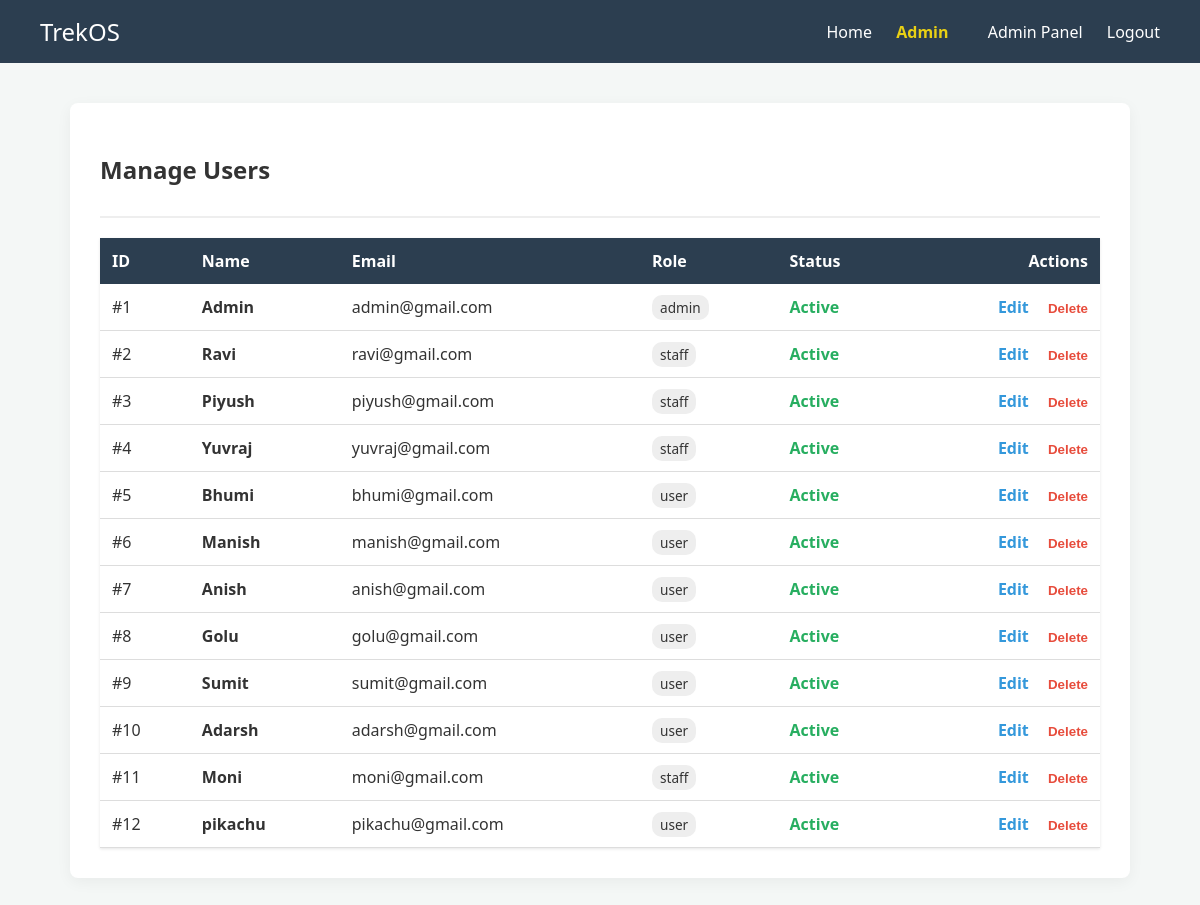
/admin/manage_users (signed in), run on the app's committed database.
### models/users.py (models this page shows)
class Users(db.Model):
    __tablename__ = 'users'
    id = db.Column(db.Integer, primary_key=True,autoincrement=True)
    name = db.Column(db.String(50), nullable=False)
    email = db.Column(db.String(50), unique=True, nullable=False)
    password = db.Column(db.String(250), nullable=False)
    role = db.Column(db.String(30), nullable=False, default='user')
    active = db.Column(db.Boolean, default=True)
    blacklisted = db.Column(db.Boolean, default=False)
    time_created = db.Column(db.DateTime, default=db.func.current_timestamp())
    staff_profile = db.relationship('Staff', backref='user', lazy=True, uselist=False)
    bookings = db.relationship('Booking', backref='user', lazy=True)
    assigned_treks = db.relationship('Trek', backref='assigned_staff', lazy=True, foreign_keys='Trek.assigned_staff_id')

### app.py (the view)
    def decorated_function(*args, **kwargs):
        if 'user_id' not in session:
            flash('Please log in to access this page.', 'error')
            return redirect(url_for('login'))
        return f(*args, **kwargs)

### app.py (called while the page is built)
def login_required(f):
    def decorated_function(*args, **kwargs):
        if 'user_id' not in session:
            flash('Please log in to access this page.', 'error')
            return redirect(url_for('login'))
        return f(*args, **kwargs)
    decorated_function.__name__ = f.__name__
    return decorated_function

@app.context_processor
def inject_user():
    current_user = None
    if 'user_id' in session:
        current_user = Users.query.get(session['user_id'])
    return dict(current_user=current_user)

@app.route('/admin/manage_users')
@login_required
def manage_users():
    if session.get('role') != 'admin': return redirect(url_for('index'))
    all_users = Users.query.all()
    return render_template('admin/manage_users.html', users=all_users, show_form=False)

### templates/admin/manage_users.html (shortened to what this page needs)
{% extends "base.html" %}
{% block content %}
{% if show_form %}
    <div style="max-width: 500px; margin: 0 auto;">
        <h2>Edit User: {{ user.name }}</h2>
        <a href="/admin/manage_users" style="color: #7f8c8d; text-decoration: none; margin-bottom: 20px; display: inline-block;">&larr; Back to Users</a>
        <form method="POST" action="/admin/manage_users/edit/{{ user.id }}">
            <div class="form-group">
                <label>Name</label>
                <input type="text" name="name" class="form-control" required value="{{ user.name }}">
            </div>
            <div class="form-group">
                <label>Email</label>
                <input type="email" name="email" class="form-control" required value="{{ user.email }}">
            </div>
            <div class="form-group">
                <label>Role</label>
                <select name="role" class="form-control">
                    <option value="user" {% if user.role == 'user' %}selected{% endif %}>User</option>
                    <option value="staff" {% if user.role == 'staff' %}selected{% endif %}>Staff</option>
                </select>
            </div>
            <div style="display: flex; gap: 20px; margin: 20px 0; padding: 15px; background: #f9f9f9; border-radius: 5px;">
                <label style="display: flex; align-items: center; gap: 10px; cursor: pointer;">
                    <input type="checkbox" name="active" {% if user.active %}checked{% endif %}> Account Active
                </label>
                <label style="display: flex; align-items: center; gap: 10px; cursor: pointer; color: #e74c3c;">
                    <input type="checkbox" name="blacklisted" {% if user.blacklisted %}checked{% endif %}> Blacklisted
                </label>
            </div>
            <button type="submit" class="btn btn-primary">Update User</button>
        </form>
    </div>
{% else %}
    <div style="display: flex; justify-content: space-between; align-items: center; border-bottom: 2px solid #eee; padding-bottom: 10px; margin-bottom: 20px;">
        <h2>Manage Users</h2>
    </div>
    <table style="width: 100%; border-collapse: collapse; background: white; box-shadow: 0 1px 3px rgba(0,0,0,0.1);">
        <tr style="background-color: #2c3e50; color: white; text-align: left;">
            <th style="padding: 12px;">ID</th>
            <th style="padding: 12px;">Name</th>
            <th style="padding: 12px;">Email</th>
            <th style="padding: 12px;">Role</th>
            <th style="padding: 12px;">Status</th>
            <th style="padding: 12px; text-align: right;">Actions</th>
        </tr>
        {% for user in users %}
        <tr style="border-bottom: 1px solid #ddd;">
            <td style="padding: 12px;">#{{ user.id }}</td>
            <td style="padding: 12px;"><strong>{{ user.name }}</strong></td>
            <td style="padding: 12px;">{{ user.email }}</td>
            <td style="padding: 12px;">
                <span style="background: #eee; padding: 3px 8px; border-radius: 10px; font-size: 0.85rem;">{{ user.role }}</span>
            </td>
            <td style="padding: 12px;">
                {% if user.blacklisted %}
                    <span style="color: #e74c3c; font-weight: bold;">Blacklisted</span>
                {% elif not user.active %}
                    <span style="color: #f39c12; font-weight: bold;">Inactive</span>
                {% else %}
                    <span style="color: #27ae60; font-weight: bold;">Active</span>
                {% endif %}
            </td>
            <td style="padding: 12px; text-align: right;">
                <a href="/admin/manage_users/edit/{{ user.id }}" style="color: #3498db; text-decoration: none; font-weight: bold; margin-right: 15px;">Edit</a>
                <form action="/admin/manage_users/delete/{{ user.id }}" method="POST" style="display: inline;" onsubmit="return confirm('Delete this user? This cannot be undone.');">
                    <button type="submit" style="background: none; border: none; color: #e74c3c; cursor: pointer; font-weight: bold; padding: 0;">Delete</button>
                </form>
            </td>
        </tr>
        {% endfor %}
    </table>
{% endif %}
{% endblock %}

### templates/base.html (shortened to what this page needs)
<!DOCTYPE html>
<html lang="en">
<head>
    <link rel="stylesheet" href="{{ url_for('static', filename='css/style.css') }}">
</head>
<body>
    <nav class="navbar">
        <a href="/" class="logo" style="margin:0;">TrekOS</a>
        <div>
            <a href="/">Home</a>
            {% if current_user %}
                <span style="margin-left: 20px; margin-right: 15px; color:#e9d014; font-weight: bold;">{{ current_user.name }}</span>
                {% if current_user.role == 'admin' %}
                    <a href="/admin/dashboard">Admin Panel</a>
                {% elif current_user.role == 'staff' %}
                    <a href="/staff/dashboard">Staff Panel</a>
                {% elif current_user.role == 'user' %}
                    <a href="/user/dashboard">My Dashboard</a>
                    <a href="/user/profile">Profile</a>
                {% endif %}
                <a href="/logout">Logout</a>
            {% else %}
                <a href="/login">Login</a>
                <a href="/register">Register</a>
            {% endif %}
        </div>
    </nav>
    <div class="container">
        {% block content %}{% endblock %}
    </div>
</body>
</html>

### static/css/style.css (style rules this page uses)
body { font-family: 'Segoe UI', Tahoma, Geneva, Verdana, sans-serif; margin: 0; background-color: #f4f7f6; color: #333; }
.navbar { background: #2c3e50; padding: 15px 40px; display: flex; justify-content: space-between; align-items: center; color: white; }
.navbar a { color: white; text-decoration: none; margin-left: 20px; font-weight: 500; transition: 0.2s; }
.logo { font-size: 1.5rem; font-weight: bold; }
.container { max-width: 1000px; margin: 40px auto; padding: 30px; background: white; border-radius: 8px; box-shadow: 0 4px 15px rgba(0,0,0,0.05); }

### data on the page
Users: name "Admin", id "1", email "admin@gmail.com", role "admin", blacklisted "Active"
Users: id "2", name "Ravi", email "ravi@gmail.com", role "staff", blacklisted "Active"
Users: id "3", name "Piyush", email "piyush@gmail.com", role "staff", blacklisted "Active"
Users: id "4", name "Yuvraj", email "yuvraj@gmail.com", role "staff", blacklisted "Active"
Users: id "5", name "Bhumi", email "bhumi@gmail.com", role "user", blacklisted "Active"
Users: id "6", name "Manish", email "manish@gmail.com", role "user", blacklisted "Active"
Users: id "7", name "Anish", email "anish@gmail.com", role "user", blacklisted "Active"
Users: id "8", name "Golu", email "golu@gmail.com", role "user", blacklisted "Active"
Users: id "9", name "Sumit", email "sumit@gmail.com", role "user", blacklisted "Active"
Users: id "10", name "Adarsh", email "adarsh@gmail.com", role "user", blacklisted "Active"
Users: id "11", name "Moni", email "moni@gmail.com", role "staff", blacklisted "Active"
Users: id "12", name "pikachu", email "pikachu@gmail.com", role "user", blacklisted "Active"
